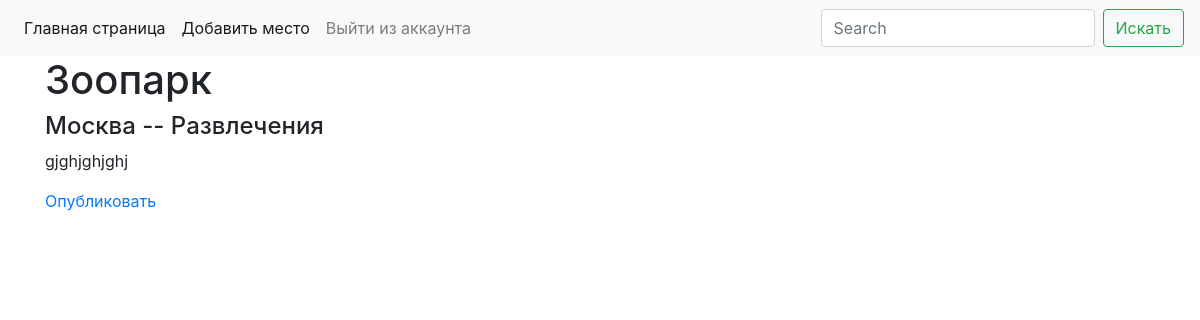
/admin/show_place_status/Зоопарк (signed in), run on the app's committed database.
### allabouttravel_app/place/models.py (models this page shows, shortened)
class Place(db.Model):
    __tablename__ = 'places'
    id = db.Column(db.Integer, primary_key=True, autoincrement=True)
    title = db.Column(db.String, unique=True, nullable=False)
    description = db.Column(db.Text)
    is_verified = db.Column(db.Boolean, default=False, nullable=False)
    city_id = db.Column(db.Integer, db.ForeignKey('cities.id'))
    category_id = db.Column(db.Integer, db.ForeignKey('categories.id'))
    user_id = db.Column(db.Integer, db.ForeignKey('users.id'))

class City(db.Model):
    __tablename__ = 'cities'
    id = db.Column(db.Integer, primary_key=True, autoincrement=True)
    title = db.Column(db.String, index=True, unique=True, nullable=False)
    country_id = db.Column(db.Integer, db.ForeignKey('countries.id'))
    places = db.relationship('Place')

class Category(db.Model):
    __tablename__ = 'categories'
    id = db.Column(db.Integer, primary_key=True, autoincrement=True)
    title = db.Column(db.String, index=True, unique=True, nullable=False)
    places = db.relationship('Place')

### allabouttravel_app/admin/views.py (the view)
@blueprint.route('/show_place_status/<alias>')
@admin_required
def show_place_status(alias):
    place, city, category = get_place_info(alias)
    title = place.title
    return render_template('admin/show_place_status.html', title=title, place=place, city=city, category=category)

### allabouttravel_app/__init__.py (called while the page is built)
def create_app():
    app = Flask(__name__)
    app.config.from_pyfile('config.py')
    db.init_app(app)
    login_manager = LoginManager()
    login_manager.init_app(app)
    login_manager.login_view = 'user.login'
    app.register_blueprint(admin_blueprint)
    app.register_blueprint(place_blueprint)
    app.register_blueprint(user_blueprint)
    @login_manager.user_loader
    def load_user(user_id):
        return User.query.get(user_id)
    return app

### allabouttravel_app/get_place_info.py (called while the page is built)
def get_place_info(place_title):
    place, city, category = db.session.query(
        Place, City.title, Category.title
    ).join(City, Place.city_id == City.id
    ).join(Category, Place.category_id == Category.id).filter(
    Place.title == place_title).first()
    return (place, city, category)

### allabouttravel_app/templates/admin/show_place_status.html
{% extends 'base.html' %}
{% block content %}
<h4>{{ city }} --  {{ category }}</h4>
<p>{{ place.description }}</p>
{% if not place.is_verified %}
    <p><a href="{{ url_for('admin.change_place_status', alias=place.title) }}">Опубликовать</a></p>
{% else %}
    <p><a href="{{ url_for('admin.change_place_status', alias=place.title) }}">Снять с публикации</a></p>
{% endif %}
{% endblock %}

### allabouttravel_app/templates/base.html (shortened to what this page needs)
<!doctype html>
<html lang="en">
  <head>
    <link rel="stylesheet" href="https://cdn.jsdelivr.net/npm/bootstrap@4.1.3/dist/css/bootstrap.min.css">
  </head>
  <body>
    {% include 'menu.html' %}
    <div class="container">
      <h1>{{ title }}</h1>
          {% block content %}{% endblock %}
    </div>
  </body>
</html>

### data on the page
Place: title "Зоопарк", description "gjghjghjghj"
City: title "Москва"
Category: title "Развлечения"
